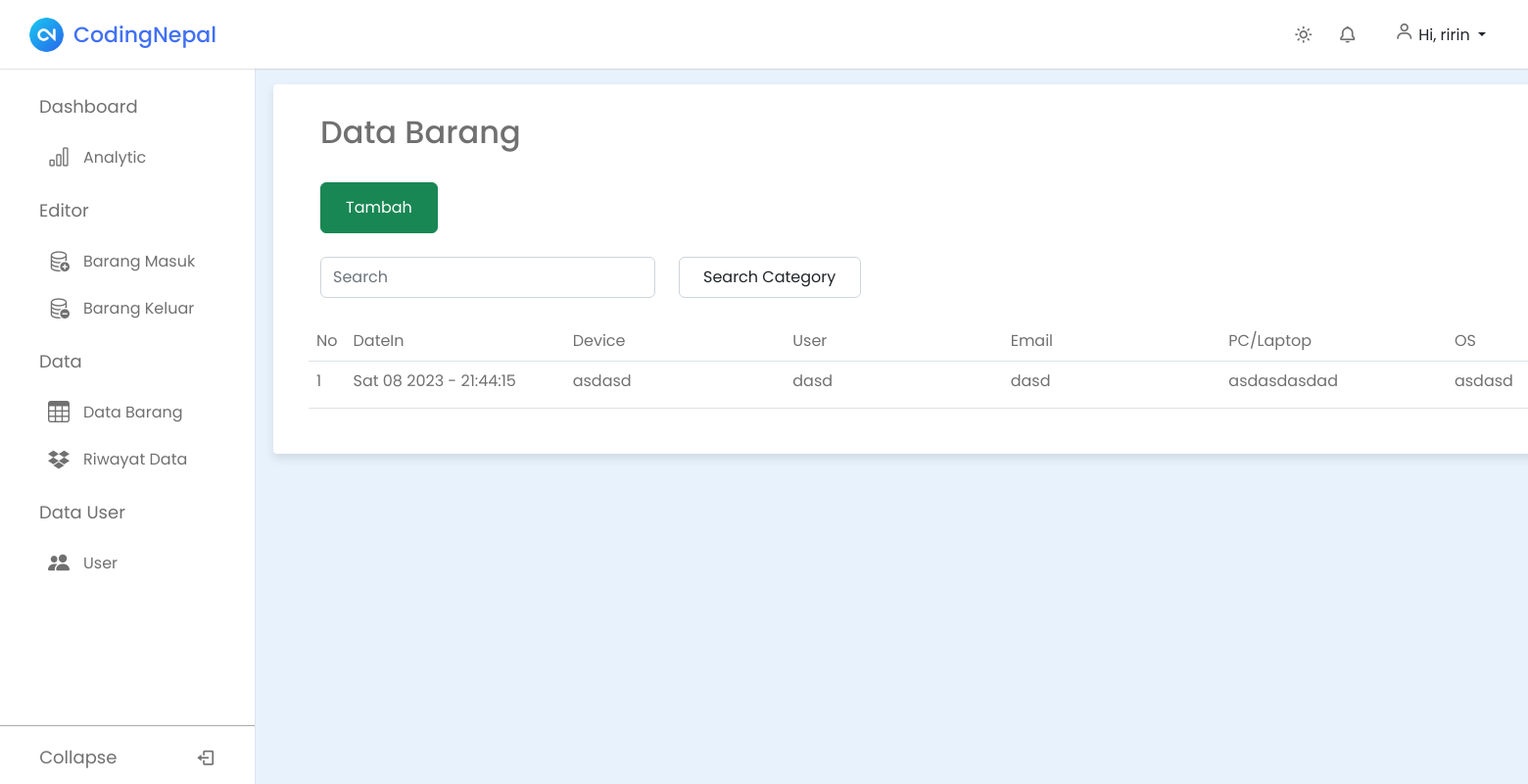
Page /dashboard/tbdatabarang (signed in) on the earlier database version.
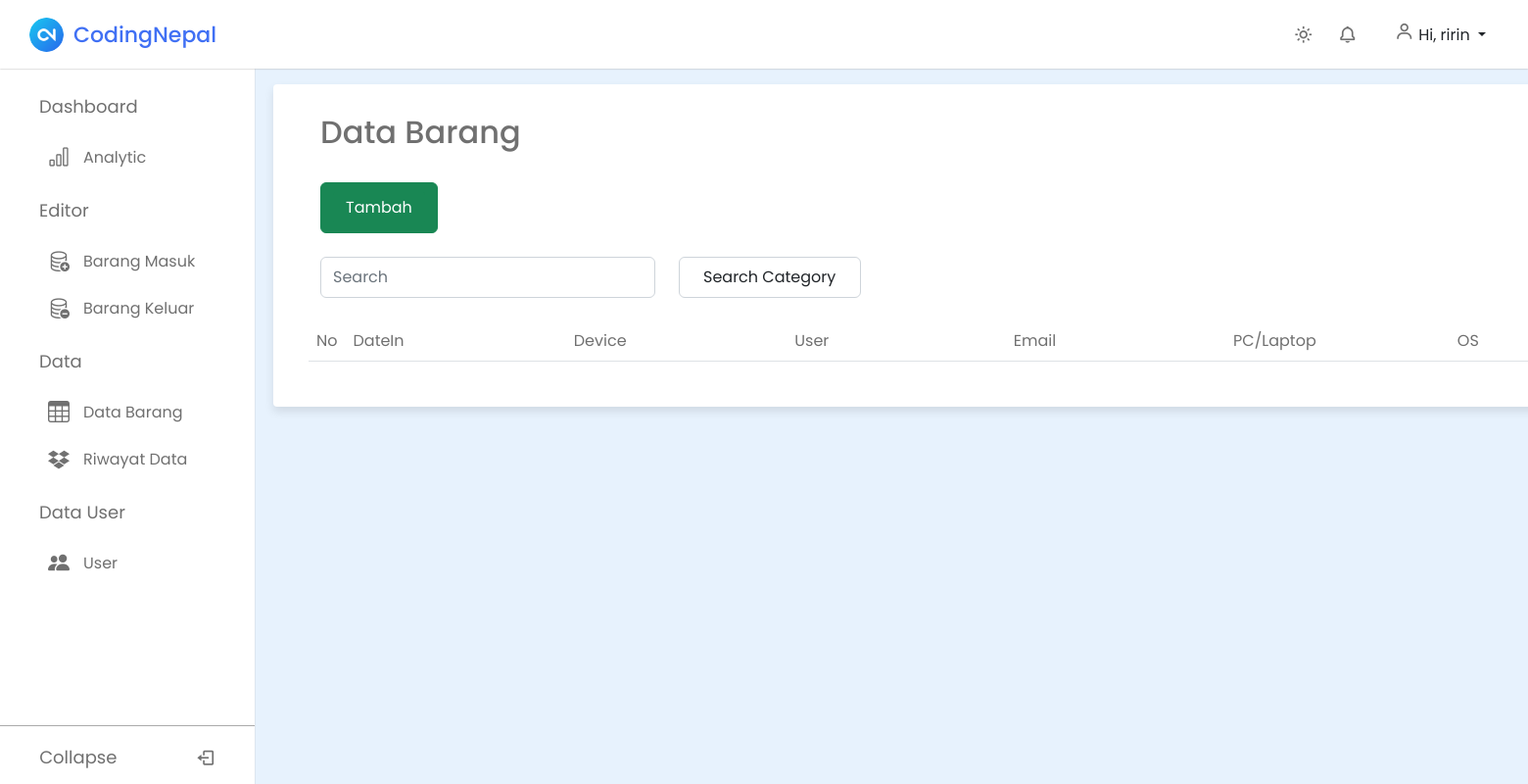
Same page on the later database version.
### gudang/models.py (models this page shows, shortened)
class BarangMasuk(models.Model):
    nama = models.ForeignKey(
        User, on_delete=models.CASCADE, blank=True, null=True)
    date = models.CharField(max_length=100)
    device = models.TextField(max_length=100)
    user = models.TextField(max_length=100)
    email = models.TextField(max_length=100)
    pc = models.TextField(max_length=100)
    os = models.TextField(max_length=100)
    cpu = models.TextField(max_length=100)
    vga = models.TextField(max_length=100)
    ram = models.TextField(max_length=100)
    model = models.TextField(max_length=100)
    serialnumber = models.TextField(max_length=100)
    description = models.TextField(max_length=100)
    kategori = models.ForeignKey(Kategori, on_delete=models.CASCADE)
    class Meta:
        verbose_name_plural = "barang masuk"

### gudang/views.py (the view)
# urls.py: path("tbdatabarang", tbdatabarang, name="tbdatabarang"),
@login_required
def tbdatabarang(request):
    global results
    results = None
    template_name = "tbdatabarang.html"
    barang = BarangMasuk.objects.all()
    kategori = Kategori.objects.all()
    get_kategori = str(request.POST.get('kategori'))
    get_search = request.POST.get('search')
    print(get_search)
    search_category = BarangMasuk.objects.filter(
        kategori__kategori__contains=get_kategori)
    if get_search:
        queries = Q(date__icontains=get_search) | Q(device__icontains=get_search) | Q(user__icontains=get_search) | Q(email__icontains=get_search) | Q(pc__icontains=get_search) | Q(os__icontains=get_search) | Q(
            cpu__icontains=get_search) | Q(vga__icontains=get_search) | Q(ram__icontains=get_search) | Q(model__icontains=get_search) | Q(serialnumber__icontains=get_search) | Q(description__icontains=get_search)
        results = BarangMasuk.objects.filter(queries)
    elif get_kategori:
        results = BarangMasuk.objects.filter(
            kategori__kategori__contains=get_kategori)
    context = {
        'barang': barang,
        'kategori': kategori,
        's_kategori': search_category,
        'get_kategori': get_kategori,
        'get_search': get_search,
        'results': results,
    }
    return render(request, template_name, context)

### gudang/models.py (called while the page is built)
    def __str__(self):
        return self.kategori

### templates/tbdatabarang.html (shortened to what this page needs)
{% extends "base.html" %} {% block content %}
<div class="container-fluid px-5 col-2 rounded-1">
  <h2 class="title">Data Barang</h2>
  <br />
  <button
    type="button"
    class="btn btn-success me-2"
    data-bs-toggle="modal"
    data-bs-target="#tambah"
  >
    <a href="{% url 'barangmasuk' %}" class="btn btn-success">Tambah</a>
  </button>
  <div class="row g-3 align-item-center mt-2 mb-4">
    <div class="col-auto">
      <form
        class="d-flex"
        role="search"
        method="post"
        action="{% url 'tbdatabarang' %}"
      >
        <input
          class="form-control me-2 py-2"
          type="search"
          name="search"
          placeholder="Search"
          aria-label="Search"
        />
      </form>
    </div>
    <div class="col-auto">
      <form
        class="d-flex"
        role="search"
        method="post"
        action="{% url 'tbdatabarang' %}"
      >
        <select
          id="inputState"
          class="form-control py-0 px-4 m-0"
          name="kategori"
          onchange="this.form.submit()"
        >
          <option selected>Search Category</option>
        </select>
      </form>
    </div>
  </div>
  <div class="row">
    <table class="table">
      <thead>
        <tr>
          <td class="col">No</td>
          <td class="col-1">DateIn</td>
          <td class="col-1">Device</td>
          <td class="col-1">User</td>
          <td class="col-1">Email</td>
          <td class="col-1">PC/Laptop</td>
          <td class="col-1">OS</td>
        </tr>
      </thead>
      {% if not results %}
      <tbody>
        {% for data in barang %}
        <tr>
          <td>{{forloop.counter}}</td>
          <td>{{data.date}}</td>
          <td>{{data.device}}</td>
          <td>{{data.user}}</td>
          <td>{{data.email}}</td>
          <td>{{data.pc}}</td>
          <td>{{data.os}}</td>
                  </div>
                </div>
        {% endfor %}
      </tbody>
      {% endif %}
    </table>
  </div>
</div>
{% endblock content %}

Differences in the rows shown:
removed BarangMasuk: date "Sat 08 2023 - 21:44:15", device "asdasd", user "dasd", email "dasd", pc "asdasdasdad", os "asdasd"
